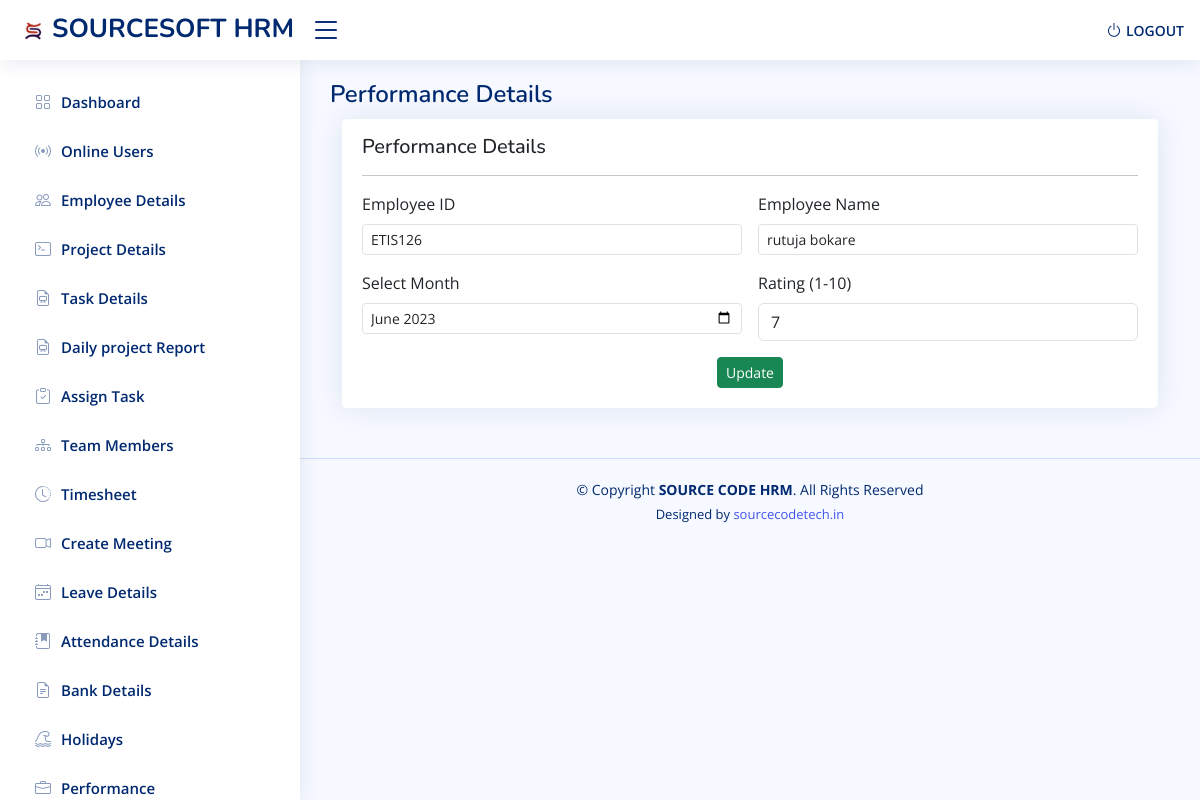
The page /sourcesoft/admin_dashboard/update_performance.php?id=8 on the database its author committed.
### tables this page shows
CREATE TABLE `performance` (
  `id` int(11) NOT NULL,
  `emp_id` varchar(20) NOT NULL,
  `ename` varchar(50) NOT NULL,
  `imonth` varchar(20) NOT NULL,
  `rating` int(11) NOT NULL
);

### sourcesoft/admin_dashboard/update_performance.php (the view, shortened to what this page needs)
<!DOCTYPE html>
<html lang="en">
<head>
    <link href="https://cdn.jsdelivr.net/npm/bootstrap@5.3.2/dist/css/bootstrap.min.css" rel="stylesheet"
>
    <link rel="stylesheet" href="https://cdnjs.cloudflare.com/ajax/libs/font-awesome/4.7.0/css/font-awesome.min.css">
    <link href="assets/vendor/bootstrap/css/bootstrap.min.css" rel="stylesheet">
    <link href="assets/vendor/bootstrap-icons/bootstrap-icons.css" rel="stylesheet">
    <link href="assets/vendor/boxicons/css/boxicons.min.css" rel="stylesheet">
    <link href="assets/vendor/quill/quill.snow.css" rel="stylesheet">
    <link href="assets/vendor/quill/quill.bubble.css" rel="stylesheet">
    <link href="assets/vendor/remixicon/remixicon.css" rel="stylesheet">
    <link href="assets/vendor/simple-datatables/style.css" rel="stylesheet">
    <link href="assets/css/style.css" rel="stylesheet">
    <link rel="stylesheet" href="https://cdn.jsdelivr.net/npm/sweetalert2@11.0.18/dist/sweetalert2.min.css">
    <link rel="stylesheet" href="https://cdnjs.cloudflare.com/ajax/libs/font-awesome/6.4.2/css/all.min.css">
</head>
<body>
    <?php include "include/header.php"; ?>
    <?php include "include/sidebar.php"; ?>
    <main id="main" class="main">
        <div class="pagetitle">
            <h1>Performance Details</h1>
        </div>
        <?php
        include("connection.php");
        $id = $_GET['id'];
        $query = "SELECT * FROM performance where id='$id'";
        $data = mysqli_query($conn, $query);
        $result = mysqli_fetch_assoc($data);
        ?>
        <div class="container">
            <div class="card">
                <div class="card-body">
                    <h5 class="mt-3">Performance Details</h5>
                    <hr>
                    <form class="row g-3" action="#" method="POST" onsubmit="return validateForm()">
                    <div class="col-md-6">
                                        <label for="" class="form-label">Employee ID</label>
                                        <select class="form-control form-control form-control-sm" id="employeeId"
                                            name="emp_id" required>
                                            <option value="<?php echo $result['emp_id']; ?>"><?php echo $result['emp_id']; ?>
                                </option>
                                        </select>
                                    </div>
                                    <div class="col-md-6">
                                        <label for="" class="form-label">Employee Name</label>
                                        <input type="text" name="ename" id="employeeName"
                                            class="form-control form-control-sm" placeholder="Employee Name"  value="<?php echo $result['ename']; ?>" readonly >
                                    </div>
                        <div class="col-md-6">
                            <label for="exampleFormControlTextarea1" class="form-label">Select Month </label>
                            <input type="month" name="imonth" class="form-control form-control-sm" id="inputmonth"
                                value="<?php echo $result['imonth'];?>">
                        </div>
                        <div class="col-md-6">
                            <label for="inputrating" class="form-label">Rating (1-10)</label>
                            <input type="number" class="form-control" id="inputrating" name="rating"
                                value="<?php echo $result['rating']; ?>">
                        </div>
                        <center> <button type="submit" class="btn btn-success btn-sm" name="update"
                                onclick="return validateForm()">Update</button></center>
                    </form>
                </div>
            </div>
    </main>
</body>
</html>
<?php include "include/footer.php"; ?>
</body>
</html>

### sourcesoft/admin_dashboard/assets/css/style.css (style rules this page uses)
:root { scroll-behavior: smooth; }
body { font-family: "Open Sans", sans-serif; background: #f6f9ff; color: #444444; }
h1, h2, h3, h4, h5, h6 { font-family: "Nunito", sans-serif; }
#main { margin-top: 60px; padding: 20px 30px; transition: all 0.3s; }
.pagetitle { margin-bottom: 10px; }
.pagetitle h1 { font-size: 24px; margin-bottom: 0; font-weight: 600; color: #012970; }
.card { margin-bottom: 30px; border: none; border-radius: 5px; box-shadow: 0px 0 30px rgba(1, 41, 112, 0.1); }
.card-body { padding: 0 20px 20px 20px; }
@media (min-width: 1200px) { #main, #footer { margin-left: 300px; } }

### rows shown on the page
performance: emp_id "ETIS126", ename "rutuja bokare", imonth "2023-06", rating "7"
